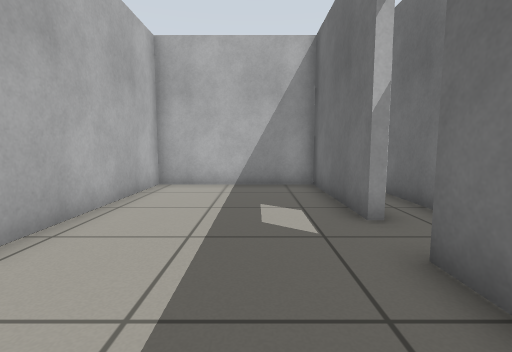
view 1 (above)

14 first-person views from a walk through a world built for the Gazebo simulator. The camera is 0.66 m above the floor, tilts 6° down and sees 85° across. The floor is counted in squares, 0.5 m on a side. Each view is taken from the middle of a square. On the plan, view 1 faces up. The plan holds only what a view shows up to about 13 squares ahead; the rest is blank.

view 2
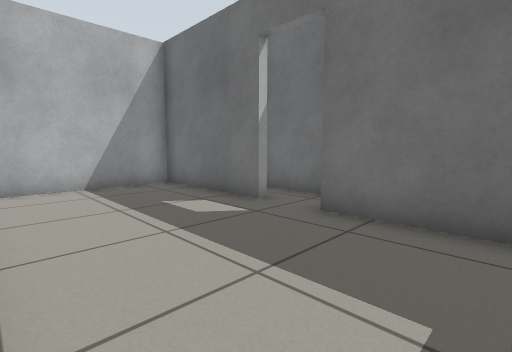

view 3
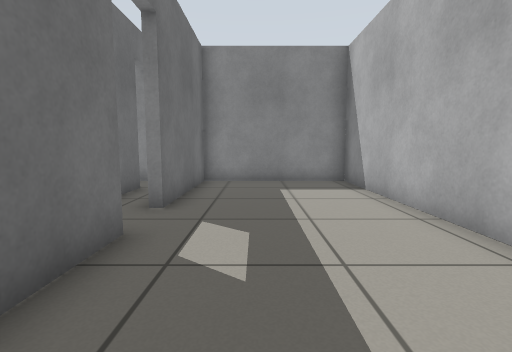

view 4
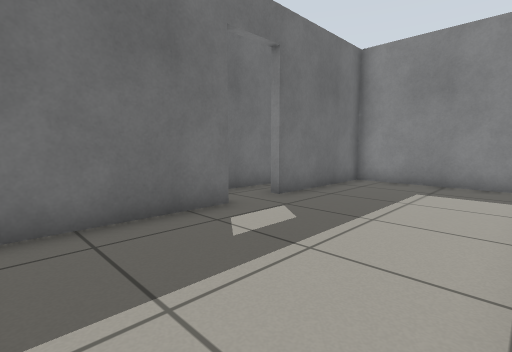

view 5
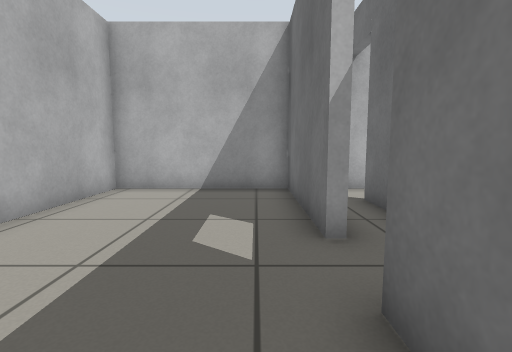

view 6
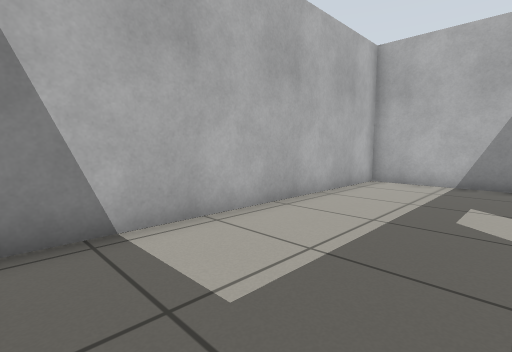

view 7
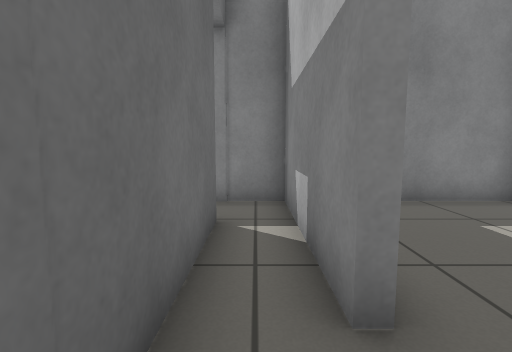

view 8
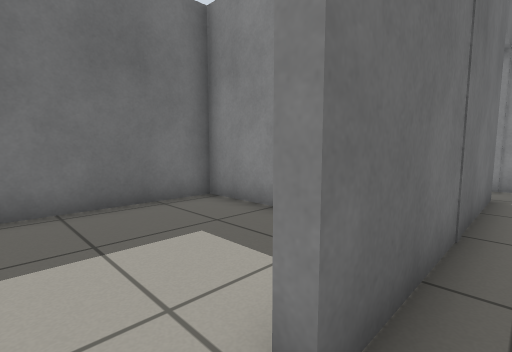

view 9
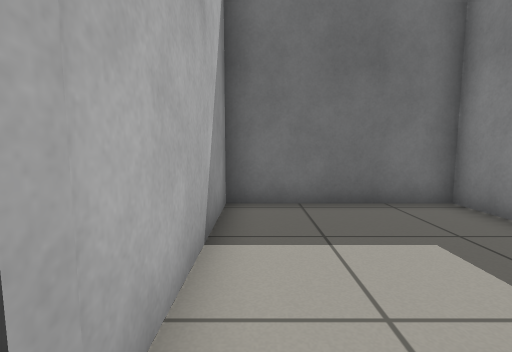

view 10
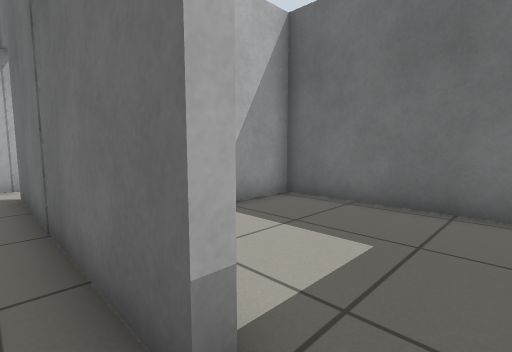

view 11
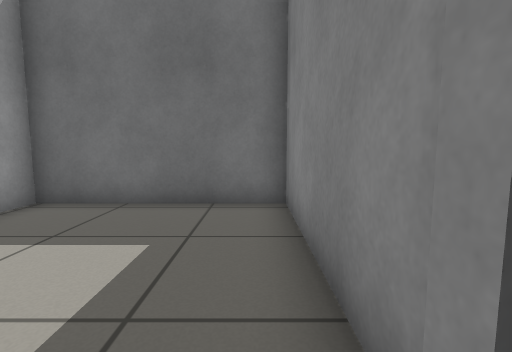

view 12
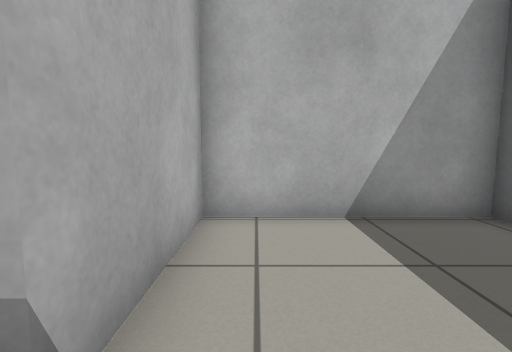

view 13
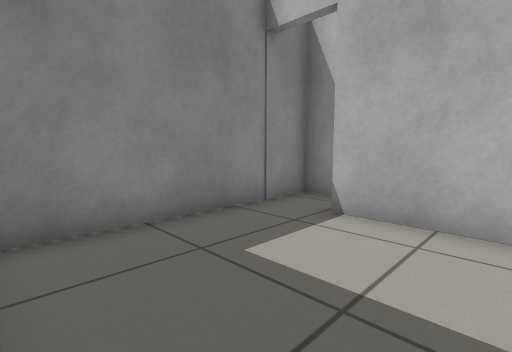

view 14
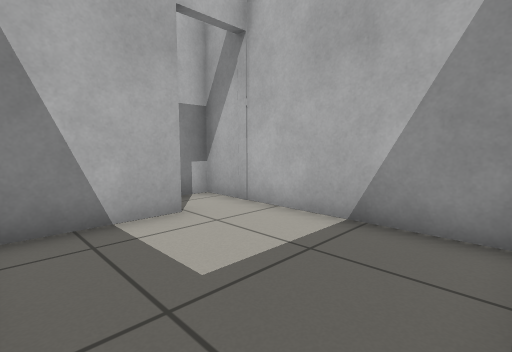

### Floor plan
Points are (right, up) in squares from view 1. A wall is a line through its corners. A room is listed if a view was taken in it or the views show most of it. See-through windows are left out.
Room 1 (views 1, 2, 3, 4, 5, 6)
walls: (2, 4.9) (2, 9.7) (-3.4, 9.7) (-3.4, -1.7) (2, -1.7) (2, 3.1)
ways out: open door at (2, 4) to room 2
Room 2 (views 7, 8, 9, 10, 11)
walls: (2.3, 3.1) (2.3, -1.7) (4, -1.7); (3.7, 0.2) (3.7, 7.9); (4, 9.7) (2.3, 9.7) (2.3, 8.8)
ways out: open door at (2, 4) to room 1; open door at (4, -0.5) to room 3; open door at (4, 8.5) to room 4
Room 3 (views 12, 13)
walls: (4, -1.7) (9.4, -1.7) (9.4, 4.1) (4, 4.1) (4, 0.2)
ways out: open door at (4, -0.5) to room 2
Room 4 (view 14)
walls: (7, 4.4) (9.4, 4.4) (9.4, 9.7) (4, 9.7); (4, 7.9) (4, 5.1)
ways out: open door at (4, 8.5) to room 2

Where each view was taken, in squares from view 1:
view 1: 0 up, 0 right, facing up
view 2: 0 up, 3 left, facing up-right
view 3: 9 up, 0 right, facing down
view 4: 9 up, 3 left, facing down-right
view 5: 1 up, 1 right, facing up
view 6: 1 down, 1 right, facing up-left
view 7: 5 up, 3 right, facing down
view 8: 9 up, 3 right, facing down-right
view 9: 9 up, 3 right, facing right
view 10: 1 down, 3 right, facing up-right
view 11: 1 down, 3 right, facing right
view 12: 1 down, 5 right, facing up
view 13: 3 up, 9 right, facing down-left
view 14: 5 up, 9 right, facing up-left
